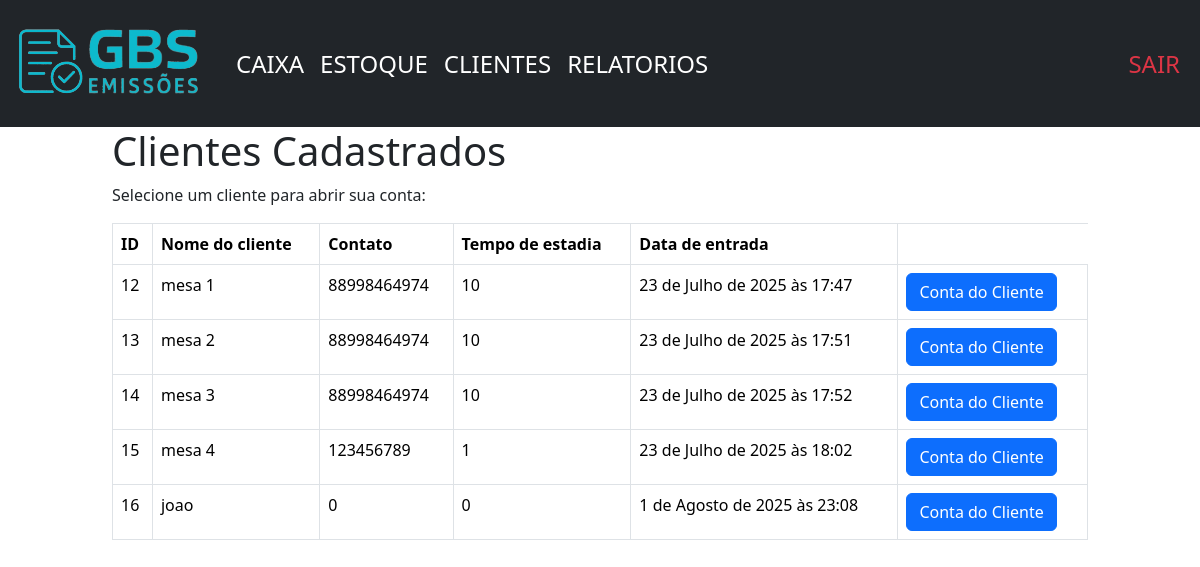
Screenshot of /caixa/ (signed in) with the database file from the repository.
### home/models.py (models this page shows)
class clientes(models.Model):
    usuario = models.ForeignKey(User, on_delete=models.CASCADE)
    id_cliente = models.AutoField(primary_key=True, verbose_name='ID do cliente')
    nome_cliente = models.CharField(max_length=100, verbose_name='Nome do cliente')
    contato = models.CharField(max_length=11, blank=True, null=True, verbose_name='telefone celular')
    tempo_estadia = models.IntegerField(verbose_name='Tempo de estadia')
    created_cad = models.DateTimeField(auto_now_add=True, null=True)
    update_cad = models.DateTimeField(auto_now=True)

### home/views.py (the view)
# urls.py: path('caixa/', views.caixa, name='caixa'),
@login_required
def caixa(request):
    todos_clientes = clientes.objects.filter(usuario=request.user)
    return render(request, 'visual/caixa.html', {'dados_cliente': todos_clientes})

### home/templates/visual/caixa.html (shortened to what this page needs)
{% extends 'visual/base.html' %}
{% block conteudo %}
<div class="offset-1 col-10 list-div">
    <div class="container">
        <h1>Clientes Cadastrados</h1>
        <p>Selecione um cliente para abrir sua conta:</p>
        <table class="table table-bordered table-hover">
            <thead>
                <tr>
                    <th>ID</th>
                    <th>Nome do cliente</th>
                    <th>Contato</th>
                    <th>Tempo de estadia</th>
                    <th>Data de entrada</th>
                </tr>
            </thead>
            <tbody>
                {% for clientes in dados_cliente %}
                <tr>
                    <td>{{ clientes.id_cliente }}</td>
                    <td>{{ clientes.nome_cliente }}</td>
                    <td>{{ clientes.contato }}</td>
                    <td>{{ clientes.tempo_estadia }}</td>
                    <td>{{ clientes.created_cad }}</td>
                    <td>
                        <a href="/caixa/{{clientes.id_cliente}}"><button type="button" class="btn btn-primary">
                                Conta do Cliente
                            </button></a>
                    </td>
                </tr>
                {% endfor %}
            </tbody>
        </table>
    </div>
</div>
{% endblock %}

### rows the page displays
clientes: id_cliente "12", nome_cliente "mesa 1", contato "88998464974", tempo_estadia "10", created_cad "23 de Julho de 2025 às 17:47"
clientes: id_cliente "13", nome_cliente "mesa 2", contato "88998464974", tempo_estadia "10", created_cad "23 de Julho de 2025 às 17:51"
clientes: id_cliente "14", nome_cliente "mesa 3", contato "88998464974", tempo_estadia "10", created_cad "23 de Julho de 2025 às 17:52"
clientes: id_cliente "15", nome_cliente "mesa 4", contato "123456789", tempo_estadia "1", created_cad "23 de Julho de 2025 às 18:02"
clientes: id_cliente "16", nome_cliente "joao", contato "0", tempo_estadia "0", created_cad "1 de Agosto de 2025 às 23:08"
